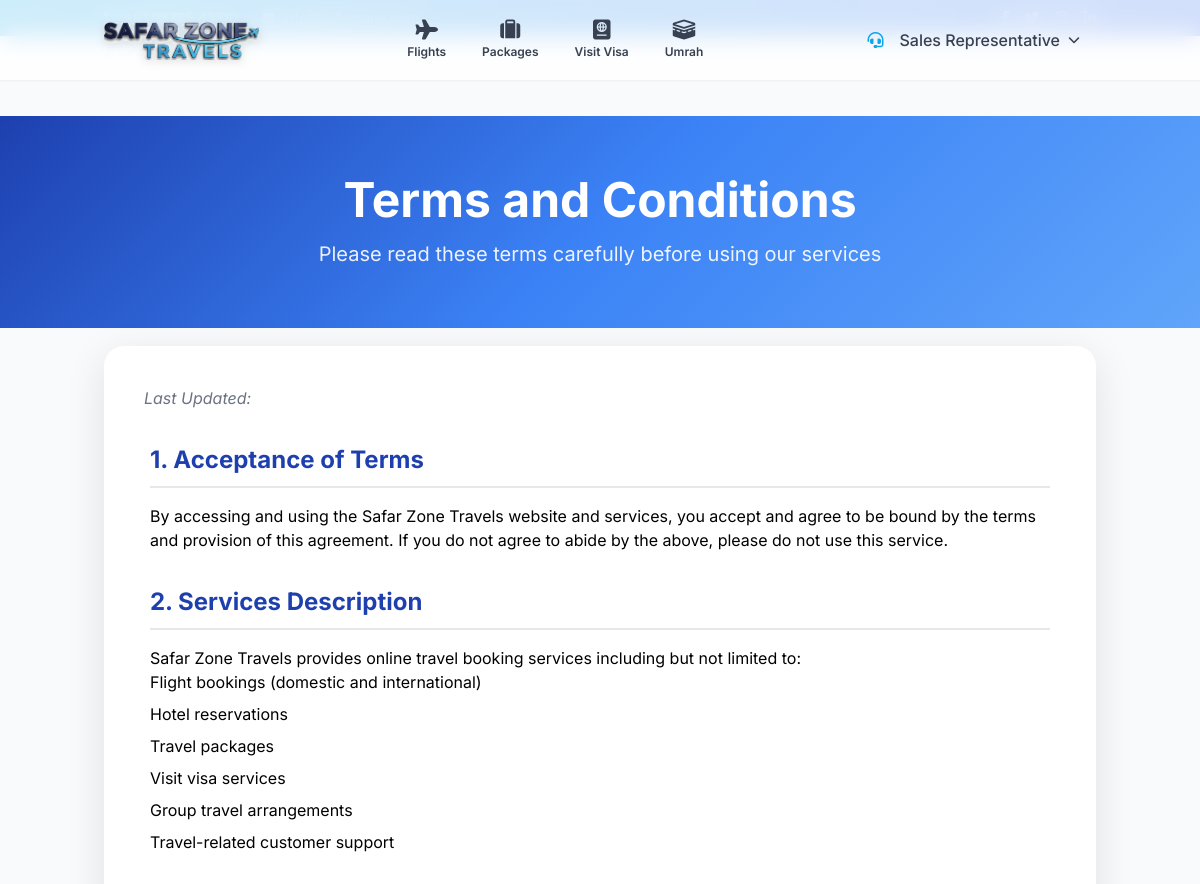
Page /terms-conditions/ (signed in, upper part) on the earlier database version.
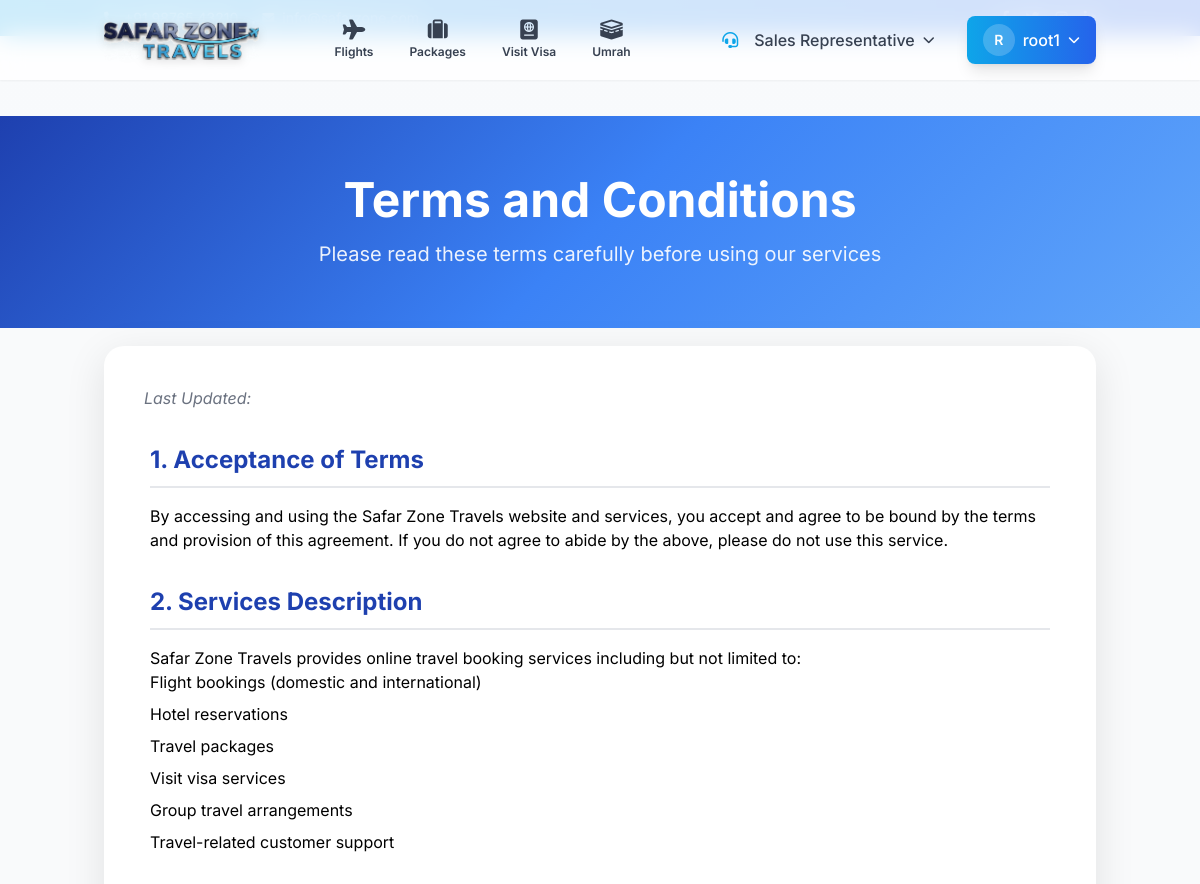
Same page on the later database version.
### travels/models.py (models this page shows, shortened)
class User(AbstractUser):
    class UserType(models.TextChoices):
        CUSTOMER = 'customer', _('Customer')
        STAFF = 'staff', _('Staff')
        ADMIN = 'admin', _('Admin')
    username = None
    email = models.EmailField(_('email address'), unique=True)
    phone_regex = RegexValidator(
        regex=r'^\+?1?\d{9,15}$',
        message=_("Phone number must be entered in the format: '+999999999'. Up to 15 digits allowed.")
    )
    phone = models.CharField(_('phone number'), validators=[phone_regex], max_length=17, blank=True)
    user_type = models.CharField(_('user type'), max_length=20, choices=UserType.choices, default=UserType.CUSTOMER)
    is_verified = models.BooleanField(_('verified'), default=False)
    is_approved = models.BooleanField(_('approved'), default=False, help_text=_('Account approval status - user can login only after approval'))
    client_id = models.CharField(
        _('client ID'),
        max_length=20,
        unique=True,
        editable=False,
        null=True,
        blank=True,
        help_text=_('Unique client identifier assigned on registration')
    )
    USERNAME_FIELD = 'email'
    REQUIRED_FIELDS = []
    objects = UserManager()
    class Meta:
        verbose_name = _('user')
        verbose_name_plural = _('users')
        permissions = [
            ('can_manage_bookings', 'Can manage bookings'),
            ('can_manage_routes', 'Can manage routes'),
            ('can_view_reports', 'Can view reports'),
        ]
        indexes = [
            models.Index(fields=['client_id'], name='user_client_id_idx'),
        ]

class TimestampedModel(models.Model):
    created_at = models.DateTimeField(auto_now_add=True)
    updated_at = models.DateTimeField(auto_now=True)
    class Meta:
        abstract = True

class UserProfile(TimestampedModel):
    GENDER_CHOICES = [
        ('M', _('Male')),
        ('F', _('Female')),
        ('O', _('Other')),
        ('P', _('Prefer not to say')),
    ]
    ID_TYPE_CHOICES = [
        ('aadhar', _('Aadhar Card')),
        ('passport', _('Passport')),
        ('voter', _('Voter ID')),
        ('driving', _('Driving License')),
        ('other', _('Other')),
    ]
    TITLE_CHOICES = [
        ('Mr', _('Mr')),
        ('Mrs', _('Mrs')),
        ('Miss', _('Miss')),
        ('Ms', _('Ms')),
        ('Dr', _('Dr')),
    ]
    user = models.OneToOneField(User, on_delete=models.CASCADE, related_name='profile')
    title = models.CharField(_('title'), max_length=10, choices=TITLE_CHOICES, default='Mr')
    full_name = models.CharField(_('full name'), max_length=100)
    date_of_birth = models.DateField(_('date of birth'), null=True, blank=True)
    gender = models.CharField(_('gender'), max_length=1, choices=GENDER_CHOICES, blank=True)
    company_name = models.CharField(_('company name'), max_length=200, blank=True, help_text=_('Name of your company'))
    address = models.TextField(_('address'), blank=True)
    city = models.CharField(_('city'), max_length=100, blank=True)
    state = models.CharField(_('state/province'), max_length=100, blank=True)
    country = models.CharField(_('country'), max_length=100, default='India')
    pincode = models.CharField(_('postal code'), max_length=10, blank=True)
    profile_picture = models.ImageField(
        _('profile picture'),
        upload_to='profile_pics/',
        blank=True,
        null=True,
        help_text=_('Upload a profile picture (optional)')
    )
    id_type = models.CharField(
        _('ID type'),
        max_length=20,
        choices=ID_TYPE_CHOICES,
        blank=True,
        help_text=_('Type of government-issued ID')
    )
    id_number = models.CharField(
        _('ID number'),
        max_length=50,
        blank=True,
        help_text=_('ID number of the selected ID type')
    )
    gst_number = models.CharField(
        _('GST Number'),
        max_length=15,
        unique=True,
        null=True,
        blank=True,
        help_text=_('GST number (Optional)')
    )
    aadhar_card_front = models.ImageField(
        _('Aadhar Card Front'),
        upload_to='user_documents/aadhar/front/',
        blank=True,
        null=True,
        help_text=_('Upload front side of your Aadhar card (Required)')
    )
    aadhar_card_back = models.ImageField(
        _('Aadhar Card Back'),
        upload_to='user_documents/aadhar/back/',
        blank=True,
        null=True,
        help_text=_('Upload back side of your Aadhar card (Required)')
    )
    logo = models.ImageField(
        _('Logo'),
        upload_to='user_documents/logo/',
        blank=True,
        null=True,
        help_text=_('Upload your company/personal logo (Optional)')
    )
    id_document_pdf = models.FileField(
        _('ID Document PDF'),
        upload_to='user_documents/id/',
        blank=True,
        null=True,
        help_text=_('Upload your ID document (Aadhar, Passport, etc.) as PDF')
    )
    passport_pdf = models.FileField(
        _('Passport PDF'),
        upload_to='user_documents/passport/',
        blank=True,
        null=True,
        help_text=_('Upload your passport copy as PDF')
    )
    other_documents = models.FileField(
        _('Other Documents PDF'),
        upload_to='user_documents/other/',
        blank=True,
        null=True,
        help_text=_('Upload any other relevant documents as PDF')
    )
    class Meta:
        verbose_name = _('user profile')
        verbose_name_plural = _('user profiles')

### travels/views.py (the view)
# urls.py: path('terms-conditions/', views.terms_conditions, name='terms_conditions'),
def terms_conditions(request):
    return render(request, 'terms_conditions.html')

### templates/terms_conditions.html (shortened to what this page needs)
{% extends 'base.html' %}
{% load static %}
{% block content %}
<div class="min-h-screen bg-gray-50">
    <div class="terms-header">
        <div class="container mx-auto px-4">
            <h1 class="text-4xl md:text-5xl font-bold mb-4">Terms and Conditions</h1>
            <p class="text-xl opacity-90">Please read these terms carefully before using our services</p>
        </div>
    </div>
    <div class="container mx-auto px-4 py-12">
        <div class="terms-content">
            <p class="last-updated">Last Updated: {{ "now"|date:"F d, Y" }}</p>
            <div class="terms-section prose prose-lg max-w-none">
                <h2 class="section-title">1. Acceptance of Terms</h2>
                <p>
                    By accessing and using the Safar Zone Travels website and services, you accept and agree to be bound by the terms and provision of this agreement. If you do not agree to abide by the above, please do not use this service.
                </p>
                <h2 class="section-title">2. Services Description</h2>
                <p>
                    Safar Zone Travels provides online travel booking services including but not limited to:
                </p>
                <ul class="list-disc pl-6 space-y-2">
                    <li>Flight bookings (domestic and international)</li>
                    <li>Hotel reservations</li>
                    <li>Travel packages</li>
                    <li>Visit visa services</li>
                    <li>Group travel arrangements</li>
                    <li>Travel-related customer support</li>
                </ul>
            </div>
        </div>
    </div>
</div>
{% endblock %}

### templates/base.html (shortened to what the changed rows need)
{% load static %}
<!DOCTYPE html>
<html lang="en" class="scroll-smooth">
<head>
    <link href="{% static 'css/output.css' %}" rel="stylesheet">
    <link rel="stylesheet" href="https://cdnjs.cloudflare.com/ajax/libs/font-awesome/6.4.0/css/all.min.css">
</head>
<body class="antialiased">
    <nav id="navbar" class="fixed top-0 left-0 right-0 z-50 bg-white/80 backdrop-blur-md transition-all duration-300 shadow-sm">
        <div class="container mx-auto px-4">
            <div class="flex items-center justify-between h-20">
                <div class="flex items-center space-x-4">
                    {% if user.is_authenticated and user.is_approved %}
                        <div class="relative group">
                            <button class="flex items-center space-x-2 px-4 py-2 rounded-lg bg-gradient-to-r from-sky-500 to-blue-600 text-white hover:from-sky-600 hover:to-blue-700 transition-all duration-200 shadow-lg hover:shadow-xl transform hover:-translate-y-0.5">
                                <div class="w-8 h-8 bg-white/20 rounded-full flex items-center justify-center font-semibold text-sm">
                                    {% if user.profile and user.profile.full_name %}{{ user.profile.full_name|slice:":1"|upper }}{% else %}{{ user.username|slice:":1"|upper }}{% endif %}
                                </div>
                                <span class="hidden md:block font-medium">
                                    {% if user.profile and user.profile.full_name %}{{ user.profile.full_name }}{% else %}{{ user.username }}{% endif %}
                                </span>
                                <i class="fas fa-chevron-down text-xs"></i>
                            </button>
                        </div>
                    {% endif %}
                </div>
            </div>
        </div>
    </nav>
    <main class="mt-20">
        {% block content %}{% endblock %}
    </main>
</body>
</html>

Differences in the rows shown:
now on this page (row edited): User: profile.full_name "R", profile.full_name "root1"
changed User: is_approved False → True (drawn)
